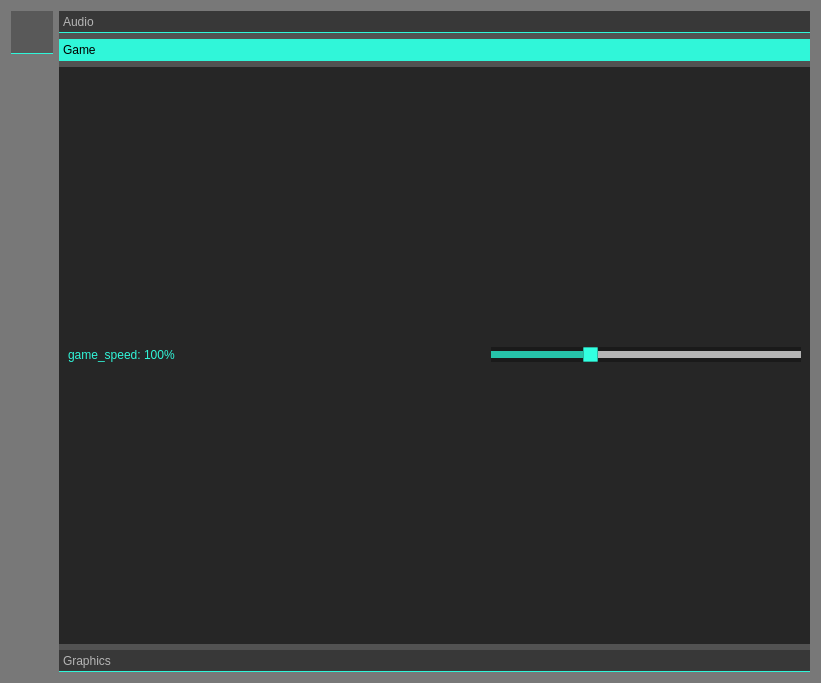
<?xml version="1.0" encoding="UTF-8"?>
<ui version="4.0">
 <class>settings_widget</class>
 <widget class="QWidget" name="settings_widget">
  <property name="geometry">
   <rect>
    <x>0</x>
    <y>0</y>
    <width>821</width>
    <height>683</height>
   </rect>
  </property>
  <property name="windowTitle">
   <string>settings_widget</string>
  </property>
  <property name="styleSheet">
   <string notr="true">/*
Material Dark Style Sheet for QT Applications
Author: Jaime A. Quiroga P.
Inspired on https://github.com/jxfwinter/qt-material-stylesheet
Company: GTRONICK
Last updated: 04/12/2018, 15:00.
Available at: https://github.com/GTRONICK/QSS/blob/master/MaterialDark.qss
*/
QMainWindow {
	background-color:#ff000000;
}
QWidget{
 	background-color: #50000000;
}
QDialog {
	background-color:#ff000000;
}
QColorDialog {
	background-color:#ff000000;
}
QTextEdit {
	background-color:#50000000;
	color: #B5B5B5;
} 
QPlainTextEdit {
	selection-background-color:#007b50;
	background-color:#ff000000;
	border-style: solid;
	border-top-color: transparent;
	border-right-color: transparent;
	border-left-color: transparent;
	border-bottom-color: transparent;
	border-width: 1px;
	color: #B5B5B5;
} 
QPushButton{
	border:0px solid transparent;
	border-radius:0px;
	border-bottom-color: #30F6D9;
	border-bottom-width: 1px;
	color: #B5B5B5;
	padding:5px;
	background-color: #50151515;	
}
QPushButton::default{
	border-bottom-width: 2px;
	border-bottom-color: #32FFE0;
	color: #32FFE0;
}
QPushButton:flat{
	color:#ff000000;
	background-color:#30F6D9;
}
QPushButton:hover{
	color: #ff000000;
	background-color: #30F6D9;
	
}
QPushButton:pressed,QPushButton::checked{
	color: #ff000000;
	border-bottom-color: #26C3A9;
	background-color: #26C3A9;
}
QPushButton:disabled{
	border-bottom-color: #50505050;
	color: #505050;
	background-color: #50151515;
}
/* QToolButton {
	border-style: solid;
	border-top-color: transparent;
	border-right-color: transparent;
	border-left-color: transparent;
	border-bottom-color: #04b97f;
	border-bottom-width: 1px;
	border-style: solid;
	color: #B5B5B5;
	padding: 2px;
	background-color: #ff000000;
}
QToolButton:hover{
	border-style: solid;
	border-top-color: transparent;
	border-right-color: transparent;
	border-left-color: transparent;
	border-bottom-color: #37efba;
	border-bottom-width: 2px;
	border-style: solid;
	color: #FFFFFF;
	padding-bottom: 1px;
	background-color: #ff000000;
} */ 
QLineEdit {
	border-width: 1px; 
	border-radius: 0px;
	border-color: #50505050;
	border-style: inset;
	padding: 0px;
	color: #B5B5B5;
	background:#50151515;
	selection-background-color:#50505050;
	selection-color: #26C3A9;
}
QLabel {
	color: #B5B5B5;
	background-color: transparent;
}
/* QLCDNumber {
	color: #37e6b4;
} */ 
QProgressBar {
	color: transparent;
	border-style:inset;
	border-width: 1px; 
	border-radius: 0px;
	border-color: #30F6D9;
	background-color:#151515;
}
QProgressBar::chunk {
	background-color: #30F6D9;
	width:5px;
	margin:0px;
	border-radius: 0px;
}
/* QMenuBar {
	background-color: #ff000000;
}
QMenuBar::item {
	color: #B5B5B5;
  	spacing: 3px;
  	padding: 1px 4px;
  	background: #ff000000;
}

QMenuBar::item:selected {
  	background:#ff000000;
	color: #FFFFFF;
}
QMenu::item:selected {
	border-style: solid;
	border-top-color: transparent;
	border-right-color: transparent;
	border-left-color: #04b97f;
	border-bottom-color: transparent;
	border-left-width: 2px;
	color: #FFFFFF;
	padding-left:15px;
	padding-top:4px;
	padding-bottom:4px;
	padding-right:7px;
	background-color: #ff000000;
}
QMenu::item {
	border-style: solid;
	border-top-color: transparent;
	border-right-color: transparent;
	border-left-color: transparent;
	border-bottom-color: transparent;
	border-bottom-width: 1px;
	border-style: solid;
	color: #B5B5B5;
	padding-left:17px;
	padding-top:4px;
	padding-bottom:4px;
	padding-right:7px;
	background-color: #ff000000;
}
QMenu{
	background-color:#ff000000;
} */ 
QTabWidget {
	
}
QTabWidget::pane {
	border:1px solid #50151515;
	border-radius: 0px;
	background-color:#50000000;
}
QTabBar::tab{
	border: 1px solid #ff000000;
	border-radius: 0px;
	color: #B5B5B5;
	padding:8px;
	background-color: #50000000;
}
QTabBar::tab:top,QTabBar::tab:bottom{
	min-width:80px;
}
QTabBar::tab:left,QTabBar::tab:right{
	min-height:80px;
}
QTabBar::tab:hover {
	color: #ff000000;
	color: #30F6D9;
}
QTabBar::tab:top:hover{
	
	border-bottom-color:#30F6D9;
}
QTabBar::tab:bottom:hover{
	border-top-color:#30F6D9;
}
QTabBar::tab:left:hover{
	border-right-color:#30F6D9;
}
QTabBar::tab:right:hover{
	border-left-color:#30F6D9;
}
QTabBar::tab:selected, QTabBar::tab:last:selected {
	color: #ff000000;
	border-color: #32FFE0;
	background-color: #30F6D9;
}

QCheckBox {
	color: #B5B5B5;
	border:1px solid #151515;
	border-radius:0px;
	background-color:#151515;
	padding-left: 4px;
}
QCheckBox:hover {
	border-color: #30F6D9;
	color:#30F6D9;
}
QCheckBox::indicator{
	height: 10px;
	width: 10px;
	border-style:solid;
	border-width: 1px;
	border-color: #B5B5B5;
}
QCheckBox::indicator:checked {
	background-color: #30F6D9;
	border-color:#30F6D9
}
QCheckBox::indicator:unchecked {
	background-color: transparent;
}
QCheckBox:disabled {
	color: #505050;
}
/* QRadioButton {
	color: #B5B5B5;
	background-color: #ff000000;
	padding: 1px;
}
QRadioButton::indicator:checked {
	height: 10px;
	width: 10px;
	border-style:solid;
	border-radius:5px;
	border-width: 1px;
	border-color: #04b97f;
	color: #B5B5B5;
	background-color: #04b97f;
}
QRadioButton::indicator:unchecked {
	height: 10px;
	width: 10px;
	border-style:solid;
	border-radius:5px;
	border-width: 1px;
	border-color: #04b97f;
	color: #B5B5B5;
	background-color: transparent;
} */ 
QStatusBar {
	color:#ffffff;
}
QSpinBox {
	color: #B5B5B5;	
	background-color: #50000000;
}
QDoubleSpinBox {
	color: #B5B5B5;	
	background-color: #50000000;
}
QTimeEdit {
	color: #B5B5B5;	
	background-color: #50000000;
}
QDateTimeEdit {
	color: #B5B5B5;	
	background-color: #50000000;
}
QDateEdit {
	color: #B5B5B5;	
	background-color: #50000000;
}
QComboBox {
	color: #B5B5B5;	
	background: #50000000;
}
QComboBox:editable {
	background: #50000000;
	color: #B5B5B5;
	selection-background-color: #50000000;
}
QComboBox QAbstractItemView {
	color: #B5B5B5;	
	background: #50000000;
	selection-color: #FFFFFF;
	selection-background-color: #50000000;
}
QComboBox:!editable:on, QComboBox::drop-down:editable:on {
	color: #B5B5B5;	
	background: #50000000;
}
QFontComboBox {
	color: #B5B5B5;	
	background-color: #50000000;
}
QToolBox {
	color: #B5B5B5;
	background-color: #50000000;
}
QToolBox::tab {
	border:0px solid transparent;
	border-radius:0px;
	border-bottom-color: #30F6D9;
	border-bottom-width: 1px;
	color: #B5B5B5;
	background-color: #50000000;
}
QToolBox::tab:hover{
	color: #ff000000;
	background-color: #30F6D9;
}
QToolBox::tab:selected {
	color: #ff000000;
	background-color: #30F6D9;
}
QScrollArea {
	color: #B5B5B5;
	background-color: #50000000;
}
QSlider{
	background-color: #50000000;
}
QSlider::groove:horizontal {
	height: 1px;
}
QSlider::groove:vertical {
	width: 1px;
}
QSlider::handle{
	background-color: #32FFE0;
	border: 1px solid #50151515;
	border-radius: 0px;
}
QSlider::handle:horizontal {
	width: 6px;
	margin: -4px 0;
}
QSlider::handle:vertical {
	height: 6px;
	margin: 0 -4px;
}
QSlider::add-page{
    background: #B5B5B5;
}
QSlider::sub-page {
    background: #26C3A9;
}
</string>
  </property>
  <layout class="QHBoxLayout" name="horizontalLayout">
   <item>
    <layout class="QVBoxLayout" name="verticalLayout">
     <item>
      <widget class="QPushButton" name="button_quit">
       <property name="styleSheet">
        <string notr="true">QPushButton{min-width: 32px;min-height: 32px;max-width:32px;max-height:32px;image: url(:/ui/quit_highlight.png);}QPushButton:hover,QPushButton:pressed,QPushButton:disabled,QPushButton:checked{image: url(:/ui/quit_dark.png);} 

</string>
       </property>
       <property name="text">
        <string/>
       </property>
      </widget>
     </item>
     <item>
      <spacer name="verticalSpacer">
       <property name="orientation">
        <enum>Qt::Orientation::Vertical</enum>
       </property>
       <property name="sizeHint" stdset="0">
        <size>
         <width>20</width>
         <height>40</height>
        </size>
       </property>
      </spacer>
     </item>
    </layout>
   </item>
   <item>
    <widget class="QToolBox" name="toolBox">
     <property name="enabled">
      <bool>true</bool>
     </property>
     <property name="currentIndex">
      <number>1</number>
     </property>
     <widget class="QWidget" name="page0">
      <property name="geometry">
       <rect>
        <x>0</x>
        <y>0</y>
        <width>753</width>
        <height>572</height>
       </rect>
      </property>
      <attribute name="label">
       <string>Audio</string>
      </attribute>
      <layout class="QVBoxLayout" name="verticalLayout_2">
       <item>
        <layout class="QHBoxLayout" name="horizontalLayout_2">
         <item>
          <widget class="QLabel" name="volume_label">
           <property name="sizePolicy">
            <sizepolicy hsizetype="Maximum" vsizetype="Preferred">
             <horstretch>0</horstretch>
             <verstretch>0</verstretch>
            </sizepolicy>
           </property>
           <property name="minimumSize">
            <size>
             <width>0</width>
             <height>0</height>
            </size>
           </property>
           <property name="styleSheet">
            <string notr="true">color: rgb(48, 246, 217);</string>
           </property>
           <property name="text">
            <string>volume:50%</string>
           </property>
          </widget>
         </item>
         <item>
          <spacer name="horizontalSpacer_2">
           <property name="orientation">
            <enum>Qt::Orientation::Horizontal</enum>
           </property>
           <property name="sizeHint" stdset="0">
            <size>
             <width>40</width>
             <height>20</height>
            </size>
           </property>
          </spacer>
         </item>
         <item>
          <widget class="QSlider" name="volume_slider">
           <property name="sizePolicy">
            <sizepolicy hsizetype="Maximum" vsizetype="Fixed">
             <horstretch>0</horstretch>
             <verstretch>0</verstretch>
            </sizepolicy>
           </property>
           <property name="minimumSize">
            <size>
             <width>300</width>
             <height>0</height>
            </size>
           </property>
           <property name="maximum">
            <number>100</number>
           </property>
           <property name="singleStep">
            <number>10</number>
           </property>
           <property name="value">
            <number>50</number>
           </property>
           <property name="orientation">
            <enum>Qt::Orientation::Horizontal</enum>
           </property>
           <property name="invertedAppearance">
            <bool>false</bool>
           </property>
           <property name="invertedControls">
            <bool>false</bool>
           </property>
           <property name="tickPosition">
            <enum>QSlider::TickPosition::NoTicks</enum>
           </property>
          </widget>
         </item>
        </layout>
       </item>
       <item>
        <layout class="QHBoxLayout" name="horizontalLayout_3"/>
       </item>
      </layout>
     </widget>
     <widget class="QWidget" name="page1">
      <property name="geometry">
       <rect>
        <x>0</x>
        <y>0</y>
        <width>753</width>
        <height>572</height>
       </rect>
      </property>
      <attribute name="label">
       <string>Game</string>
      </attribute>
      <layout class="QVBoxLayout" name="verticalLayout_3">
       <item>
        <layout class="QHBoxLayout" name="horizontalLayout_4">
         <item>
          <widget class="QLabel" name="game_speed_label">
           <property name="styleSheet">
            <string notr="true">color: rgb(48, 246, 217);</string>
           </property>
           <property name="text">
            <string>game_speed: 100%</string>
           </property>
          </widget>
         </item>
         <item>
          <spacer name="horizontalSpacer">
           <property name="orientation">
            <enum>Qt::Orientation::Horizontal</enum>
           </property>
           <property name="sizeHint" stdset="0">
            <size>
             <width>40</width>
             <height>20</height>
            </size>
           </property>
          </spacer>
         </item>
         <item>
          <widget class="QSlider" name="game_speed_slider">
           <property name="minimumSize">
            <size>
             <width>300</width>
             <height>0</height>
            </size>
           </property>
           <property name="minimum">
            <number>10</number>
           </property>
           <property name="maximum">
            <number>300</number>
           </property>
           <property name="singleStep">
            <number>10</number>
           </property>
           <property name="value">
            <number>100</number>
           </property>
           <property name="orientation">
            <enum>Qt::Orientation::Horizontal</enum>
           </property>
          </widget>
         </item>
        </layout>
       </item>
       <item>
        <layout class="QHBoxLayout" name="horizontalLayout_5"/>
       </item>
      </layout>
     </widget>
     <widget class="QWidget" name="page2">
      <property name="geometry">
       <rect>
        <x>0</x>
        <y>0</y>
        <width>753</width>
        <height>572</height>
       </rect>
      </property>
      <attribute name="label">
       <string>Graphics</string>
      </attribute>
     </widget>
    </widget>
   </item>
  </layout>
 </widget>
 <resources>
  <include location="../../resources.qrc"/>
 </resources>
 <connections/>
</ui>
